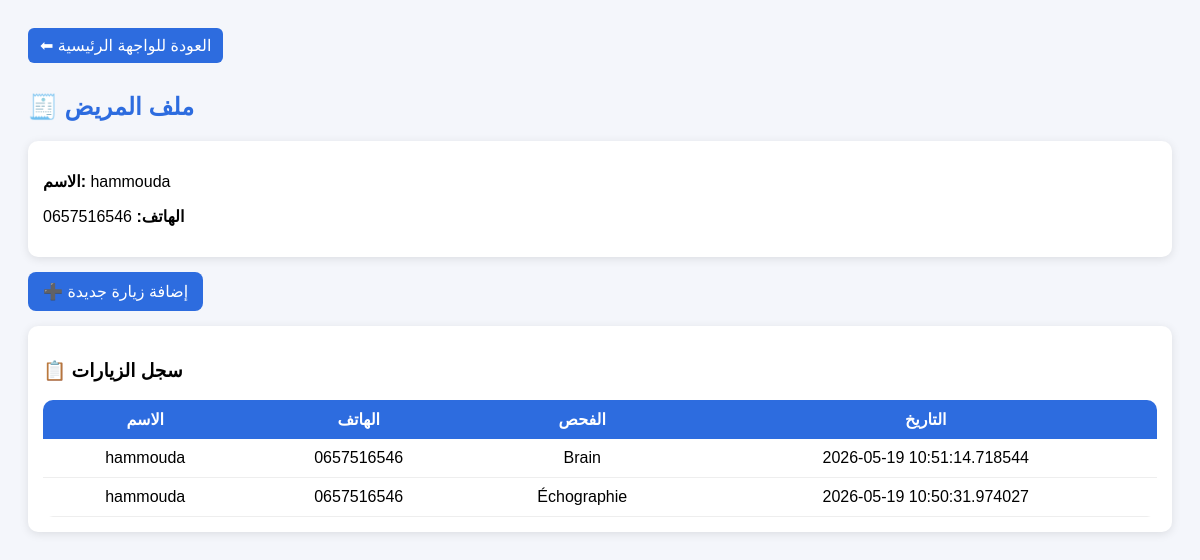
The page /patient/4 on the database its author committed.
### tables this page shows
CREATE TABLE bookings (
        id INTEGER PRIMARY KEY AUTOINCREMENT,
        fullname TEXT,
        phone TEXT,
        exam TEXT,
        created_at TEXT,
        price REAL DEFAULT 0,
        paid REAL DEFAULT 0,
        remaining REAL DEFAULT 0
    , status TEXT DEFAULT 'pending');

### app.py (the view)
@app.route("/patient/<int:id>")
def patient_profile(id):
    conn = sqlite3.connect(DB)
    cur = conn.cursor()
    cur.execute("SELECT * FROM bookings WHERE id=?", (id,))
    patient = cur.fetchone()
    cur.execute("""
        SELECT * FROM bookings
        WHERE phone = ?
        ORDER BY created_at DESC
    """, (patient[2],))
    history = cur.fetchall()
    conn.close()
    return render_template("patient.html", patient=patient, history=history)

### templates/patient.html (shortened to what this page needs)
<!DOCTYPE html>
<html lang="ar">
<head>
</head>
<body>
<a href="/admin-dashboard" style="
    display:inline-block;
    padding:8px 12px;
    background:#2d6cdf;
    color:white;
    border-radius:6px;
    text-decoration:none;
    margin-bottom:10px;
">
⬅ العودة للواجهة الرئيسية
</a>
<h2>🧾 ملف المريض</h2>
<div class="card">
    <p><b>الاسم:</b> {{ patient[1] }}</p>
    <p><b>الهاتف:</b> {{ patient[2] }}</p>
</div>
<a href="/new-visit/{{ patient[0] }}" style="
     display:inline-block;
    padding:10px 15px;
    background:#2d6cdf;
    color:white;
    border-radius:8px;
    text-decoration:none;
    margin-bottom:15px;
">
➕ إضافة زيارة جديدة
</a>
<div class="card">
    <h3>📋 سجل الزيارات</h3>
    <table>
        <tr>
            <th>الاسم</th>
            <th>الهاتف</th>
            <th>الفحص</th>
            <th>التاريخ</th>
        </tr>
        {% for h in history %}
        <tr>
            <td>{{ h[1] }}</td>
            <td>{{ h[2] }}</td>
            <td>{{ h[3] }}</td>
            <td>{{ h[4] }}</td>
        </tr>
        {% endfor %}
    </table>
</div>
</body>
</html>

### templates/patient.html (style rules this page uses)
body { font-family: Arial; background: #f4f6fb; padding: 20px; }
.card { background: white; padding: 15px; border-radius: 10px; margin-bottom: 15px; box-shadow: 0 2px 10px rgba(0,0,0,0.1); }
h2 { color: #2d6cdf; }
table { width: 100%; border-collapse: collapse; background: white; border-radius: 10px; overflow: hidden; }
th { background: #2d6cdf; color: white; padding: 10px; }
td { padding: 10px; text-align: center; border-bottom: 1px solid #eee; }

### rows shown on the page
bookings: fullname "hammouda", phone "0657516546", exam "Brain", created_at "2026-05-19 10:51:14.718544"
bookings: fullname "hammouda", phone "0657516546", exam "Échographie", created_at "2026-05-19 10:50:31.974027"
